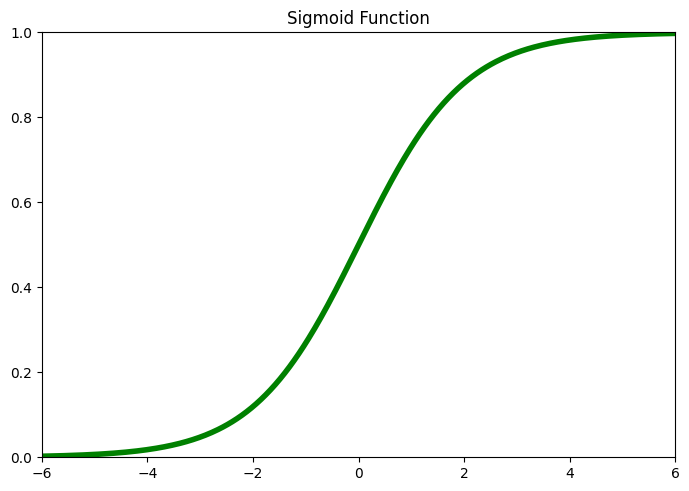

The Python source for this figure:
import numpy as np
import matplotlib.pyplot as plt


def sigmoid(x):
    return 1/(1+np.exp(-x))

x = np.linspace(-6,6,400)

fig, (ax2) = plt.subplots(1,figsize=(7,5))


#Sigmoid plotting
ax2.plot(x,sigmoid(x), color='green', linewidth=4)
ax2.set_title('Sigmoid Function', loc='center')
ax2.set_ylim([0,1])
ax2.set_xlim([-6,6])

plt.tight_layout()
plt.savefig('plot2.png', format='png', bbox_inches='tight')
plt.show()
